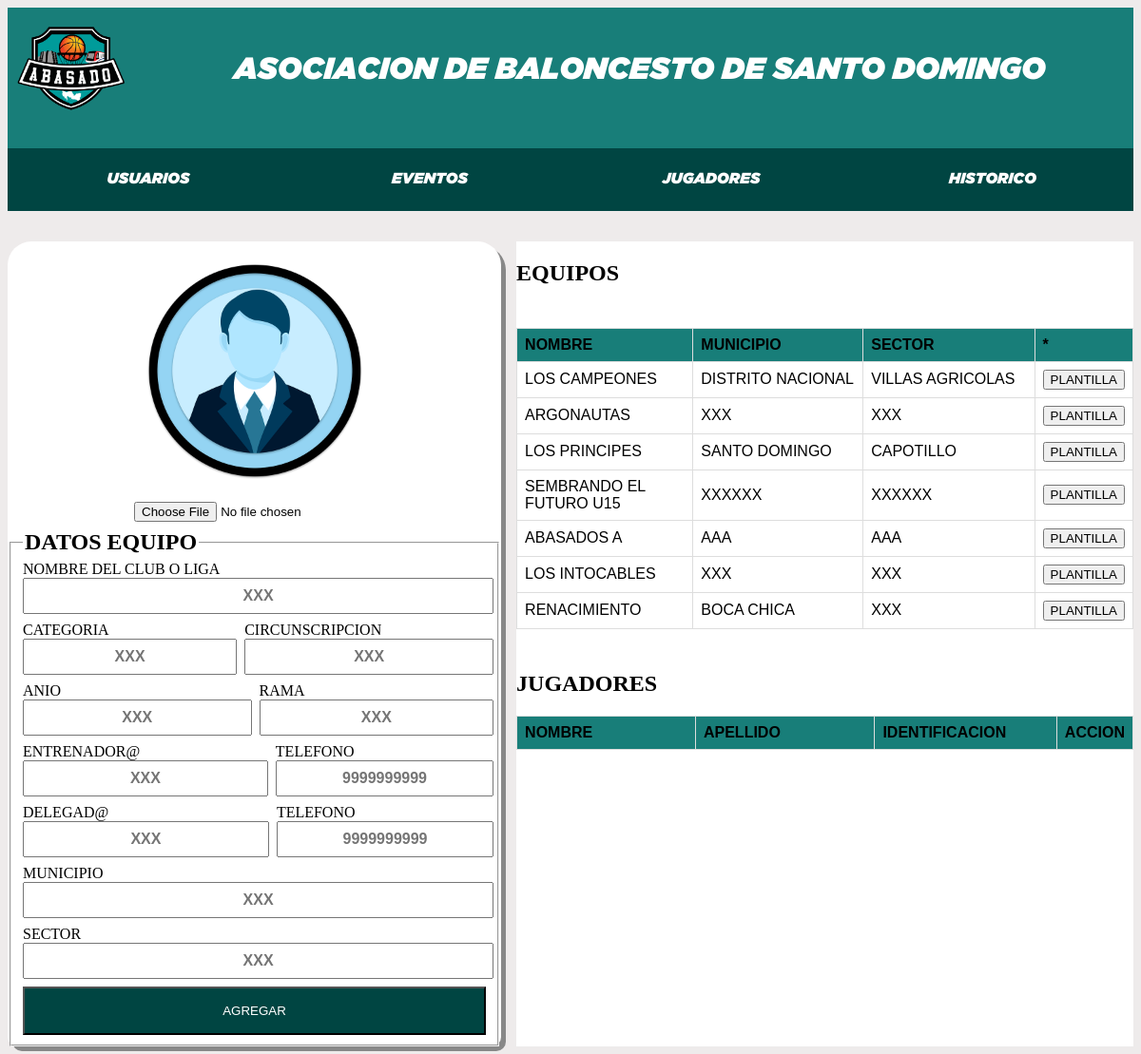
The app's page /equipos/administracion_equipos.php with its own data.
### tables this page shows
CREATE TABLE equipos  (
  id int(5) NOT NULL AUTO_INCREMENT,
  nombre varchar(1000) NOT NULL,
  municipio varchar(1000) NULL DEFAULT NULL,
  sector varchar(1000) NULL DEFAULT NULL,
  url_logo varchar(5000) NULL DEFAULT NULL,
  estado int(1) NOT NULL DEFAULT 0,
  entrenador varchar(2000) NULL DEFAULT NULL,
  delegado varchar(2000) NULL DEFAULT NULL,
  categoria varchar(2000) NOT NULL,
  circunscripcion varchar(1000) NOT NULL,
  anio varchar(20) NOT NULL,
  rama varchar(1000) NOT NULL,
  entrenador_tel varchar(20) NULL DEFAULT NULL,
  delegado_tel varchar(20) NULL DEFAULT NULL,
  equipo_tel varchar(20) NULL DEFAULT NULL,
  PRIMARY KEY (id) USING BTREE,
  UNIQUE INDEX equipo_name(nombre) USING BTREE
);

### equipos/ctrl/equipos.php (the view, shortened to what this page needs)
<?php
function get_listar_equipos_todos(){
    $conn = conectar();
      $sql = "SELECT id,nombre,municipio,sector,url_logo,estado from equipos";
      $result = $conn->query($sql);
      if ($result->num_rows > 0) {
          while($row = $result->fetch_assoc() ) {
         $nombre        = $row["nombre"];
         $municipio     = $row["municipio"];
         $sector        = $row["sector"];
         $id            = $row["id"];
           echo "<tr>";
           echo "<td id='".$id."' name='fila'";
           echo 'onclick="set_seleccionar(usuario_js);">';
           echo $nombre;
           echo "</td>";
           echo "<td >$municipio</td>";
           echo "<td >$sector</td>";
           echo "<td><button type='button' id='".$id."' onclick='set_ver_plantilla(usuario_js);'>PLANTILLA</button></td>";
           echo "</tr> ";
       }
      }
 }
?>

### equipos/css/equipos.css (style rules this page uses)
:root { --color_primario:rgb(244, 241, 189); --color_primario_2:#eeebeb; --color_menu:#09accd; --color_primario_d:#004542; --color_secundario_d:#187E79; --color_teciario_d:#1CBBB4; }
body { background-color: var(--color_primario_2); display: grid; grid-template-rows: 0.1fr 1fr; gap: 2rem; text-transform: uppercase; position: relative; }

### css/header.css (style rules this page uses)
:root { --color_primario:rgb(244, 241, 189); --color_primario_2:#eeebeb; --color_menu:#09accd; --color_primario_d:#004542; --color_secundario_d:#187E79; --color_teciario_d:#1CBBB4; }

### css/table_css.css (style rules this page uses)
:root { --color_primario:rgb(244, 241, 189); --color_primario_2:#eeebeb; --color_menu:#09accd; --color_primario_d:#004542; --color_secundario_d:#187E79; --color_teciario_d:#1CBBB4; }
td, th { text-align: left; width: 30%; border: 1px solid #ddd; padding: 8px; }
tr { padding: 1rem; }

### records on screen
equipos: nombre "LOS CAMPEONES", municipio "DISTRITO NACIONAL", sector "VILLAS AGRICOLAS"
equipos: nombre "ARGONAUTAS", municipio "XXX", sector "XXX"
equipos: nombre "LOS PRINCIPES", municipio "SANTO DOMINGO", sector "CAPOTILLO"
equipos: nombre "SEMBRANDO EL FUTURO U15", municipio "XXXXXX", sector "XXXXXX"
equipos: nombre "ABASADOS A", municipio "AAA", sector "AAA"
equipos: nombre "LOS INTOCABLES", municipio "XXX", sector "XXX"
equipos: nombre "RENACIMIENTO", municipio "BOCA CHICA", sector "XXX"
